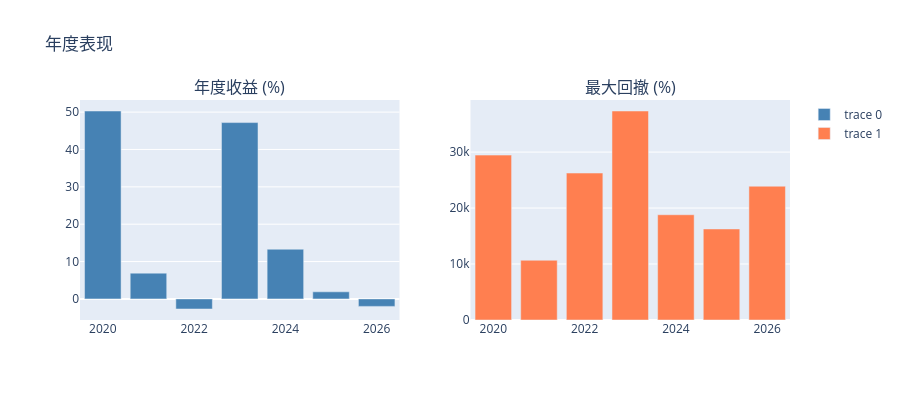

The cell this chart's notebook holds for it:
### Code cell
# 年度收益
df['year'] = pd.DatetimeIndex(df.index).year
yearly = df.groupby('year').agg(
    ret=('balance', lambda x: (x.iloc[-1]/x.iloc[0]-1)*100),
    dd=('drawdown', 'min')
).round(1)

fig_y = make_subplots(1, 2, subplot_titles=["年度收益 (%)", "最大回撤 (%)"])
fig_y.add_trace(go.Bar(x=yearly.index, y=yearly['ret'], marker_color='steelblue'), 1, 1)
fig_y.add_trace(go.Bar(x=yearly.index, y=-yearly['dd'], marker_color='coral'), 1, 2)
fig_y.update_layout(title="年度表现", height=400)
iplot(fig_y)
print(yearly.to_string())

### Figure 1 — Plotly figure (JSON) as saved in the notebook; plotly's stock layout.template omitted (floating-point values rounded to 4 significant figures)
{"data": [{"marker": {"color": "steelblue"}, "type": "bar", "x": [2020, 2021, 2022, 2023, 2024, 2025, 2026], "xaxis": "x", "y": [50.3, 6.9, -2.7, 47.2, 13.3, 1.9, -2.0], "yaxis": "y"}, {"marker": {"color": "coral"}, "type": "bar", "x": [2020, 2021, 2022, 2023, 2024, 2025, 2026], "xaxis": "x2", "y": [29460.0, 10670.0, 26250.0, 37340.0, 18800.0, 16260.0, 23910.0], "yaxis": "y2"}], "layout": {"annotations": [{"font": {"size": 16}, "showarrow": false, "text": "年度收益 (%)", "x": 0.225, "xanchor": "center", "xref": "paper", "y": 1, "yanchor": "bottom", "yref": "paper"}, {"font": {"size": 16}, "showarrow": false, "text": "最大回撤 (%)", "x": 0.775, "xanchor": "center", "xref": "paper", "y": 1, "yanchor": "bottom", "yref": "paper"}], "height": 400, "title": {"text": "年度表现"}, "xaxis": {"anchor": "y", "domain": [0, 0.45]}, "xaxis2": {"anchor": "y2", "domain": [0.55, 1]}, "yaxis": {"anchor": "x", "domain": [0, 1]}, "yaxis2": {"anchor": "x2", "domain": [0, 1]}}}
